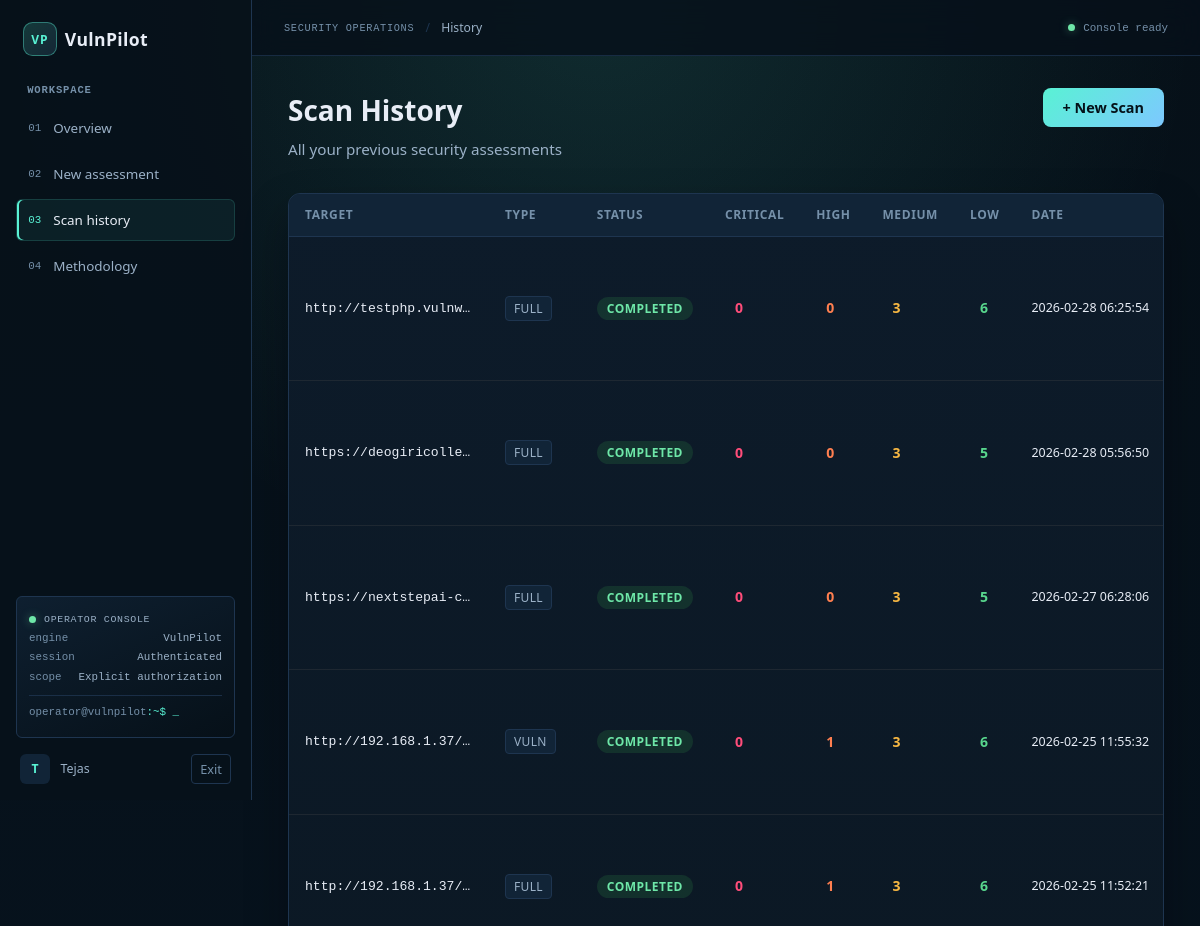
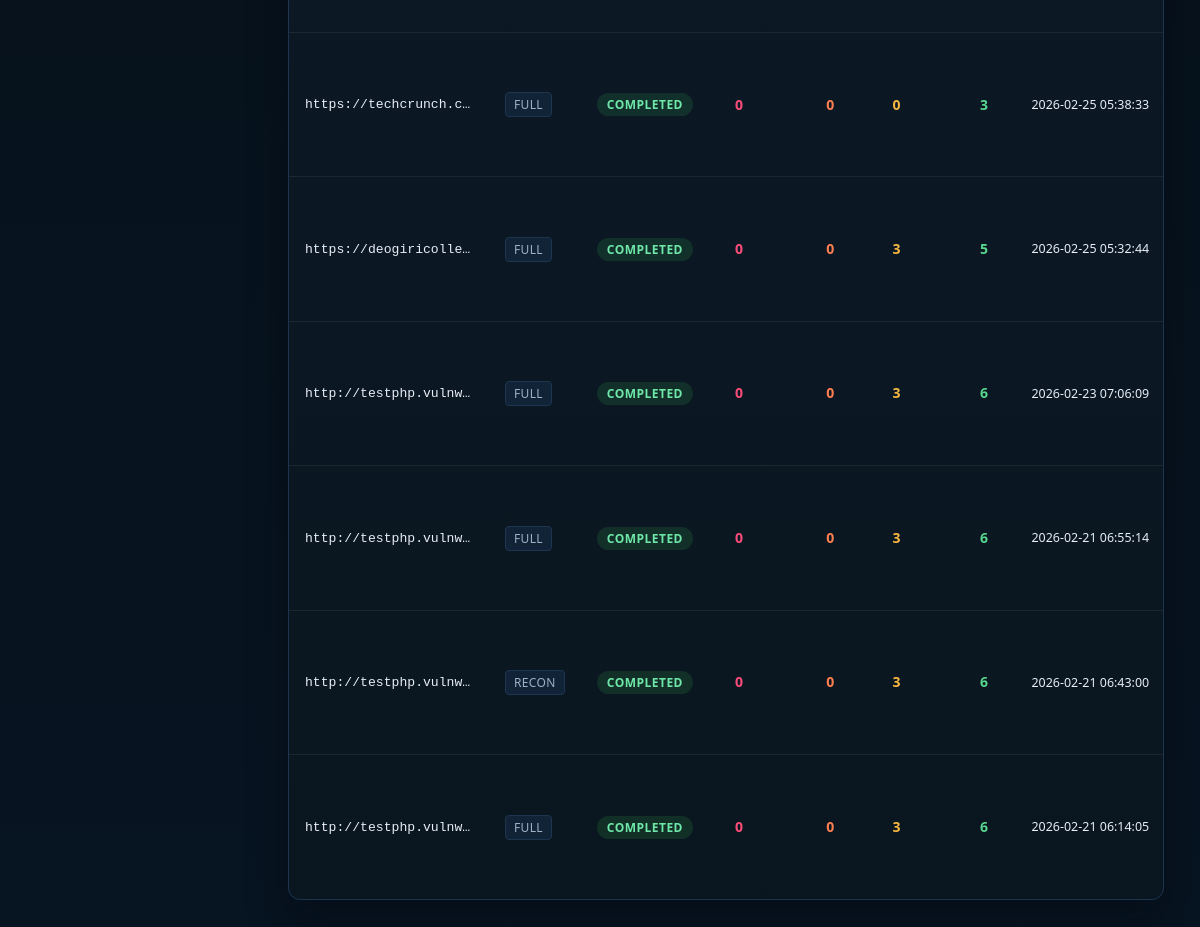
Screenshot of /history (signed in) with the database file from the repository (2 pictures, top to bottom).
### tables this page shows
CREATE TABLE scans (
                id TEXT PRIMARY KEY,
                user_id INTEGER NOT NULL,
                target TEXT NOT NULL,
                scan_type TEXT DEFAULT 'full',
                status TEXT DEFAULT 'running',
                results TEXT,
                critical_count INTEGER DEFAULT 0,
                high_count INTEGER DEFAULT 0,
                medium_count INTEGER DEFAULT 0,
                low_count INTEGER DEFAULT 0,
                created_at TIMESTAMP DEFAULT CURRENT_TIMESTAMP,
                updated_at TIMESTAMP DEFAULT CURRENT_TIMESTAMP,
                FOREIGN KEY (user_id) REFERENCES users(id)
            );

### app.py (the view)
@app.route('/history')
def history():
    if 'user_id' not in session:
        return redirect(url_for('login'))
    scans = db.get_scans_by_user(session['user_id'])
    return render_template('history.html', scans=scans)

### modules/database.py (called while the page is built)
    def get_conn(self):
        conn = sqlite3.connect(self.db_path)
        conn.row_factory = sqlite3.Row
        return conn

    def get_scans_by_user(self, user_id):
        conn = self.get_conn()
        scans = conn.execute('''
            SELECT * FROM scans WHERE user_id = ? ORDER BY created_at DESC
        ''', (user_id,)).fetchall()
        conn.close()
        return [dict(s) for s in scans]

### templates/history.html (shortened to what this page needs)
{% extends "base.html" %}
{% block extra_css %}
<link rel="stylesheet" href="{{ url_for('static', filename='css/dashboard.css') }}">
{% endblock %}
{% block content %}
<div class="page-header">
    <div>
        <h1 class="page-title">Scan History</h1>
        <p class="page-subtitle">All your previous security assessments</p>
    </div>
    <a href="{{ url_for('scan') }}" class="btn-primary">+ New Scan</a>
</div>
{% if scans %}
<div class="panel">
    <table class="data-table history-table">
        <thead>
            <tr>
                <th>Target</th>
                <th>Type</th>
                <th>Status</th>
                <th>Critical</th>
                <th>High</th>
                <th>Medium</th>
                <th>Low</th>
                <th>Date</th>
            </tr>
        </thead>
        <tbody>
            {% for scan in scans %}
            <tr>
                <td class="target-cell">{{ scan.target }}</td>
                <td><span class="meta-tag">{{ scan.scan_type }}</span></td>
                <td><span class="badge badge--{{ scan.status }}">{{ scan.status }}</span></td>
                <td><span class="count-cell count-critical">{{ scan.critical_count or 0 }}</span></td>
                <td><span class="count-cell count-high">{{ scan.high_count or 0 }}</span></td>
                <td><span class="count-cell count-medium">{{ scan.medium_count or 0 }}</span></td>
                <td><span class="count-cell count-low">{{ scan.low_count or 0 }}</span></td>
                <td class="date-cell">{{ scan.created_at }}</td>
            </tr>
            {% endfor %}
        </tbody>
    </table>
</div>
{% endif %}
{% endblock %}

### static/css/main.css (style rules this page uses)
:root { --bg-primary: #07111a; --bg-secondary: #0d1b2a; --bg-tertiary: #112437; --border: #1e3550; --text-primary: #e8edf6; --text-secondary: #9bb1c7; --text-muted: #7590a9; --accent: #59f2d4; --accent-dark: #2ad1b0; --accent-strong: #7dc8ff; --success: #6ee7a8; --warning: #f7c873; --danger: #ff6b6b; --critical: #ff4d7a; --high: #ff7f50; --medium: #f5b642; --low: #58d68d; --info: #6bb8ff; --radius: 8px; --radius-lg: 12px; --shadow: 0 4px 16px rgba(0,0,0,0.4); --shadow-sm: 0 2px 8px rgba(0,0,0,0.3); --font: 'Segoe UI', system-ui, -apple-system, sans-serif; --font-mono: 'Cascadia Code', 'Fira Code', 'Consolas', monospace; --nav-height: 64px; }
*, *::before, *::after { box-sizing: border-box; margin: 0; padding: 0; }
html { scroll-behavior: smooth; }
body { font-family: var(--font); background: radial-gradient(circle at top, rgba(89, 242, 212, 0.12), transparent 30%), linear-gradient(180deg, #061018 0%, #071421 100%); color: var(--text-primary); min-height: 100vh; line-height: 1.6; }
a { color: var(--accent); text-decoration: none; }
.page-header { display: flex; align-items: flex-start; justify-content: space-between; margin-bottom: 2rem; flex-wrap: wrap; gap: 1rem; }
.page-title { font-size: 1.75rem; font-weight: 700; color: var(--text-primary); }
.page-subtitle { color: var(--text-secondary); font-size: 0.95rem; margin-top: 0.25rem; }
.btn-primary { display: inline-flex; align-items: center; gap: 0.5rem; padding: 0.5rem 1.25rem; background: linear-gradient(135deg, var(--accent), var(--accent-strong)); color: #041118; border: none; border-radius: var(--radius); font-size: 0.9rem; font-weight: 600; cursor: pointer; transition: background 0.15s, transform 0.1s; text-decoration: none; }
.panel { background: linear-gradient(180deg, rgba(13,27,42,0.98), rgba(10,22,31,0.98)); border: 1px solid var(--border); border-radius: var(--radius-lg); overflow: hidden; margin-bottom: 1.5rem; box-shadow: 0 20px 40px rgba(1, 6, 12, 0.35); }
.badge { display: inline-block; padding: 2px 10px; border-radius: 20px; font-size: 0.75rem; font-weight: 600; text-transform: uppercase; letter-spacing: 0.04em; }
.badge--completed { background: rgba(63,185,80,0.15); color: var(--success); }
.data-table { width: 100%; border-collapse: collapse; font-size: 0.875rem; }
.data-table th { padding: 0.7rem 1rem; text-align: left; font-size: 0.75rem; font-weight: 600; color: var(--text-muted); text-transform: uppercase; letter-spacing: 0.05em; background: var(--bg-tertiary); border-bottom: 1px solid var(--border); }
.data-table td { padding: 0.65rem 1rem; border-bottom: 1px solid rgba(48,54,61,0.5); color: var(--text-primary); vertical-align: middle; }
.data-table tr:last-child td { border-bottom: none; }

### static/css/dashboard.css (style rules this page uses)
.history-table { padding: 0; }
.target-cell { font-family: var(--font-mono); font-size: 0.82rem; max-width: 200px; overflow: hidden; text-overflow: ellipsis; white-space: nowrap; }
.date-cell { font-size: 0.78rem; color: var(--text-muted); white-space: nowrap; }
.count-cell { display: inline-block; min-width: 28px; text-align: center; font-weight: 700; font-size: 0.875rem; }
.count-critical { color: var(--critical); }
.count-high { color: var(--high); }
.count-medium { color: var(--medium); }
.count-low { color: var(--low); }
.meta-tag { display: inline-block; padding: 2px 8px; background: var(--bg-tertiary); border: 1px solid var(--border); border-radius: 4px; font-size: 0.75rem; color: var(--text-secondary); text-transform: uppercase; letter-spacing: 0.03em; }

### rows the page displays
scans: target "http://testphp.vulnw…", scan_type "FULL", status "COMPLETED", critical_count "0", high_count "0", medium_count "3", low_count "6", created_at "2026-02-28 06:25:54"
scans: target "https://deogiricolle…", scan_type "FULL", status "COMPLETED", critical_count "0", high_count "0", medium_count "3", low_count "5", created_at "2026-02-28 05:56:50"
scans: target "https://nextstepai-c…", scan_type "FULL", status "COMPLETED", critical_count "0", high_count "0", medium_count "3", low_count "5", created_at "2026-02-27 06:28:06"
scans: target "http://192.168.1.37/…", scan_type "VULN", status "COMPLETED", critical_count "0", high_count "1", medium_count "3", low_count "6", created_at "2026-02-25 11:55:32"
scans: target "http://192.168.1.37/…", scan_type "FULL", status "COMPLETED", critical_count "0", high_count "1", medium_count "3", low_count "6", created_at "2026-02-25 11:52:21"
scans: target "https://techcrunch.c…", scan_type "FULL", status "COMPLETED", critical_count "0", high_count "0", medium_count "0", low_count "3", created_at "2026-02-25 05:38:33"
scans: target "https://deogiricolle…", scan_type "FULL", status "COMPLETED", critical_count "0", high_count "0", medium_count "3", low_count "5", created_at "2026-02-25 05:32:44"
scans: target "http://testphp.vulnw…", scan_type "FULL", status "COMPLETED", critical_count "0", high_count "0", medium_count "3", low_count "6", created_at "2026-02-23 07:06:09"
scans: target "http://testphp.vulnw…", scan_type "FULL", status "COMPLETED", critical_count "0", high_count "0", medium_count "3", low_count "6", created_at "2026-02-21 06:55:14"
scans: target "http://testphp.vulnw…", scan_type "RECON", status "COMPLETED", critical_count "0", high_count "0", medium_count "3", low_count "6", created_at "2026-02-21 06:43:00"
scans: target "http://testphp.vulnw…", scan_type "FULL", status "COMPLETED", critical_count "0", high_count "0", medium_count "3", low_count "6", created_at "2026-02-21 06:14:05"

### other values shown
{{ session.username[:1]|upper }} "T"
{{ session.username }} "Tejas"
{{ request.endpoint|replace('_', ' ')|title }} "History"
